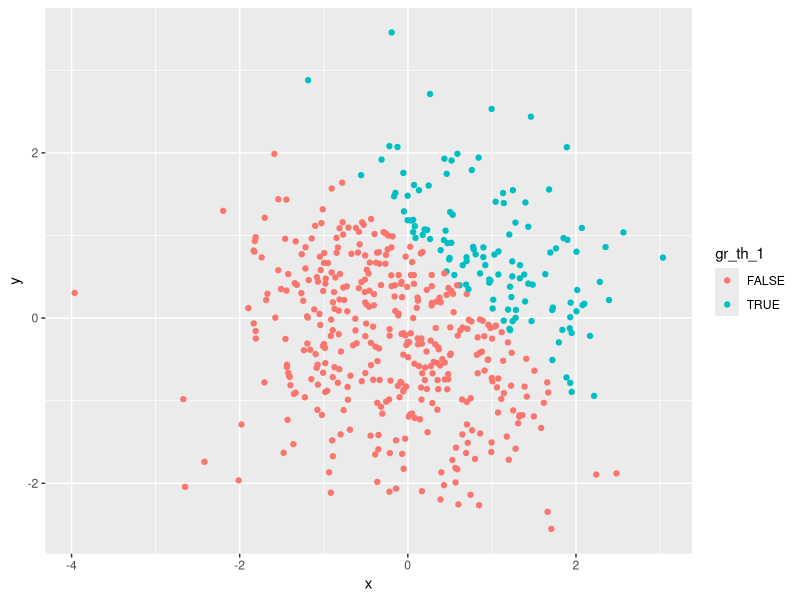
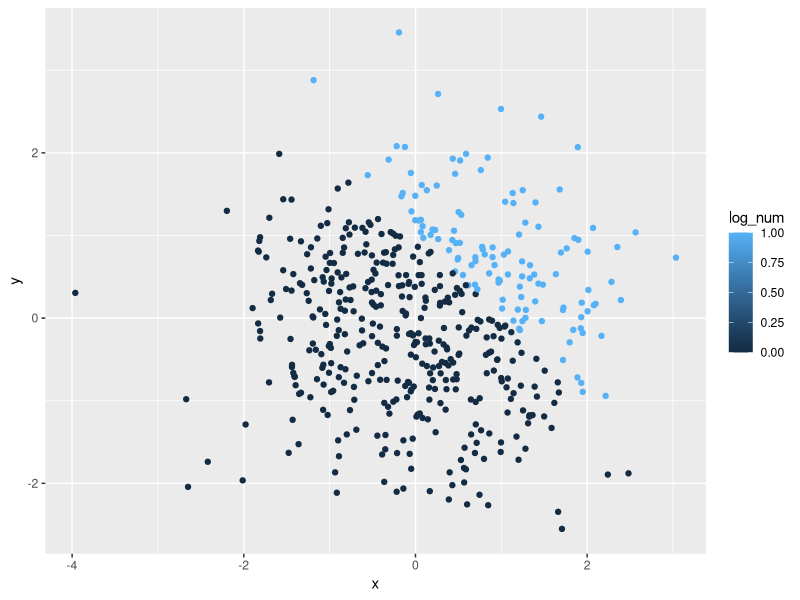
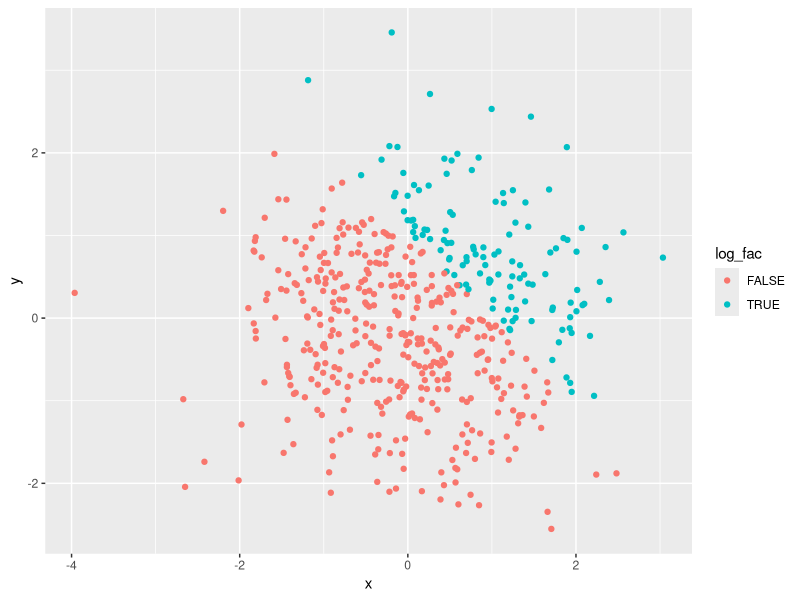

Reproduce these figures in R, in order.
## ---- chunk 1
library(tidyverse)
## ---- chunk 2
simple_df1 = tibble(
  sample_norm = rnorm(8),
  gr_th_0 = sample_norm > 0,
  vec_char = c("One", "Two", "Three", "Four", "Five", "Six", "Seven", "Eight"),
  vec_factor = factor(c("male", "male", "other", "female", "male", "male", "female", "other")) 
)
## ---- chunk 3
mean(pull(simple_df1, sample_norm))
mean(pull(simple_df1, gr_th_0))
mean(pull(simple_df1, vec_char))
mean(pull(simple_df1, vec_factor))
## ---- chunk 4
log_to_num = as.numeric(pull(simple_df1, gr_th_0))
rs_x_log_to_num = log_to_num * pull(simple_df1, sample_norm)

log_to_fac = as.factor(pull(simple_df1, gr_th_0))
rs_x_log_to_fac = log_to_fac * pull(simple_df1, sample_norm) # Factor variables are categorical, so this won't work

log_to_fac_to_num = as.numeric(log_to_fac)
rs_x_log_to_fac_to_num = log_to_fac_to_num * pull(simple_df1, sample_norm)

log_to_num
log_to_fac
log_to_fac_to_num

rs_x_log_to_num
rs_x_log_to_fac_to_num
## ---- chunk 5
simple_df2 = tibble(
  x = rnorm(500),
  y = rnorm(500),
  gr_th_1 = x + y > 1,
  log_num = as.numeric(gr_th_1),
  log_fac = as.factor(gr_th_1)
)
## ---- chunk 6
ggplot(simple_df2, aes(x = x, y = y, color=gr_th_1)) + geom_point()
ggplot(simple_df2, aes(x = x, y = y, color=log_num)) + geom_point()
ggplot(simple_df2, aes(x = x, y = y, color=log_fac)) + geom_point()
